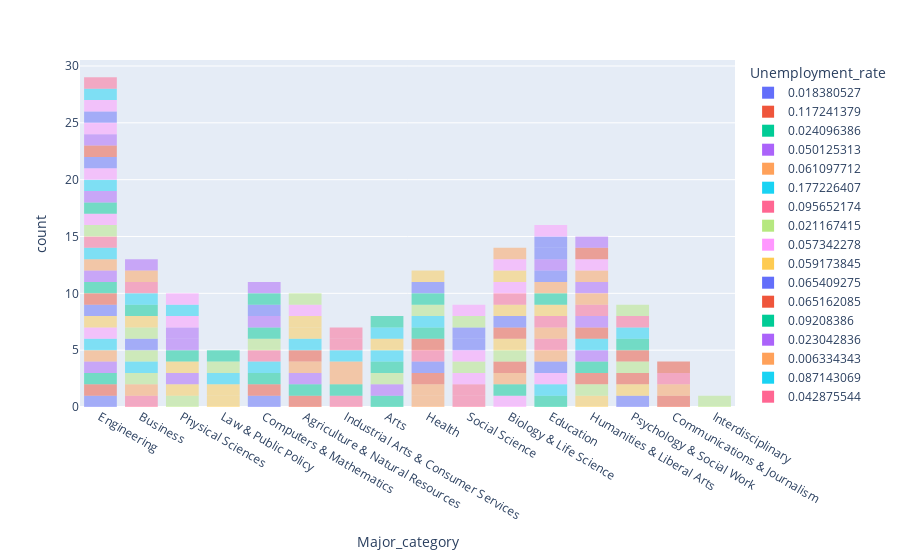

Notebook code cell kept with this figure:
### Code cell
#Make a histogram that explores median income for each of the major categories (facet_col). How did you choose your number of bins?
fig = px.histogram(DF_raw,
                   nbins=9,
                   x='Major_category',
                   color='Unemployment_rate',
                   opacity=0.5,
                  )


fig.show()
#Why do we often choose the median, rather than the mean, to describe the typical income of a group of people? Look this up online if you don't know the answer!
#Answer the question: Which major category has the highest typical (you'll need to decide what this means) median income?
